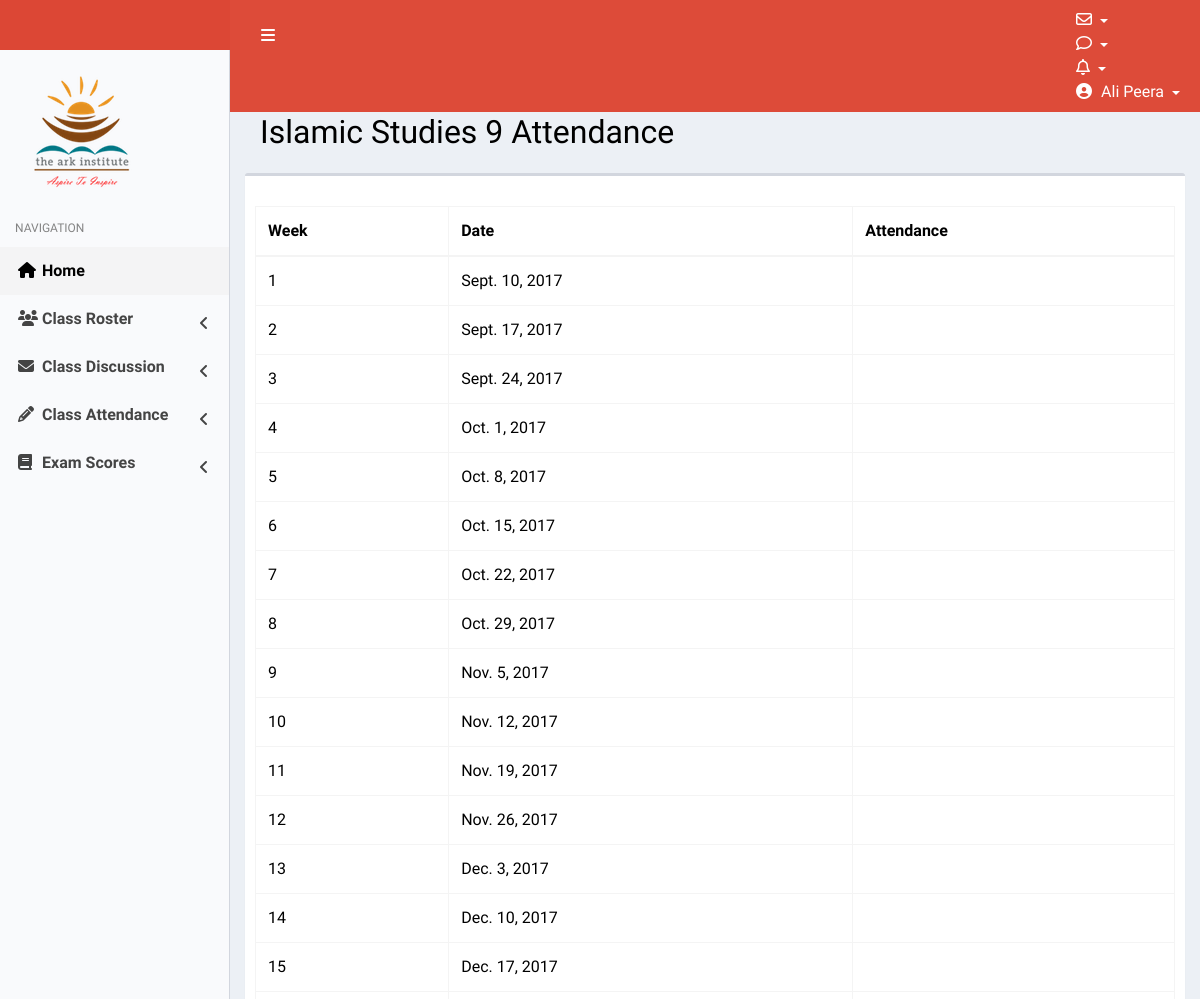
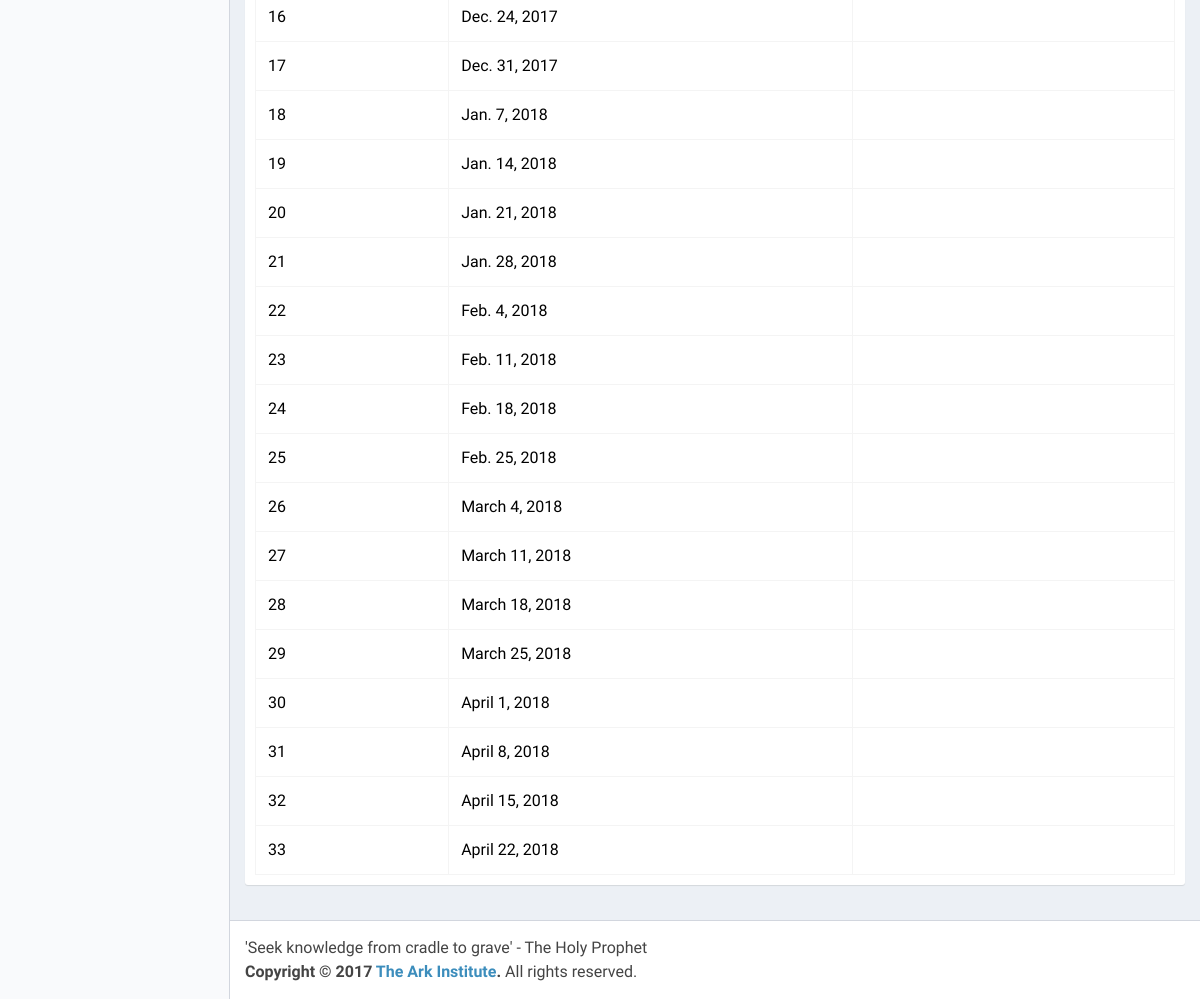
/islamic-studies-class/attendance/ (signed in), run on the app's committed database (2 pictures, top to bottom).
### profiles/models.py (models this page shows, shortened)
class Profile(models.Model):
	Student = 'Student'
	Teacher = 'Teacher'
	ROLE_CHOICES = (
			(Student, 'Student'),
			(Teacher, 'Teacher'),
		)
	Q1 = 1
	Q2 = 2
	Q4 = 4
	Q6 = 6
	Q7 = 7
	Q8 = 8
	Q9 = 9
	Q10 = 10
	Q_CHOICES = (
			(Q1, 'Q1'),
			(Q2, 'Q2'),
			(Q4, 'Q4'),
			(Q6, 'Q6'),
			(Q7, 'Q7'),
			(Q8, 'Q8'),
			(Q9, 'Q9'),
			(Q10, 'Q10'),
		)
	IS1 = 1
	IS2 = 2
	IS3 = 3
	IS4 = 4
	IS5 = 5
	IS6 = 6
	IS7 = 7
	IS8 = 8
	IS9 = 9
	IS10 = 10
	IS_CHOICES = (
			(IS1, 'IS1'),
			(IS2, 'IS2'),
			(IS3, 'IS3'),
			(IS4, 'IS4'),
			(IS5, 'IS5'),
			(IS6, 'IS6'),
			(IS7, 'IS7'),
			(IS8, 'IS8'),
			(IS9, 'IS9'),
			(IS10, 'IS10'),
		)
	user = models.OneToOneField(User, on_delete=models.CASCADE)
	parent_email = models.EmailField(null=True,blank=True)
	role = models.CharField(choices=ROLE_CHOICES, max_length=20, null=True, blank=True)
	quran_class = models.PositiveSmallIntegerField(choices=Q_CHOICES, null=True, blank=True)
	islamic_studies_class = models.PositiveSmallIntegerField(choices=IS_CHOICES, null=True, blank=True)
	unread_quran_posts = models.ManyToManyField('profiles.QuranPost', related_name='unread_quran_posts', blank=True)
	unread_quran_comments = models.ManyToManyField('profiles.QuranComment', related_name='unread_quran_comments', blank=True)
	unread_islamic_studies_posts = models.ManyToManyField('profiles.IslamicStudiesPost', related_name='unread_islamic_studies_posts', blank=True)
	unread_islamic_studies_comments = models.ManyToManyField('profiles.IslamicStudiesComment', related_name='unread_islamic_studies_comments', blank=True)
	unseen_quran_exams = models.ManyToManyField('profiles.QuranExam', related_name='unseen_quran_exams', blank=True)
	unseen_islamic_studies_exams = models.ManyToManyField('profiles.IslamicStudiesExam', related_name='unseen_islamic_studies_exams', blank=True)
	unseen_quran_attendance = models.ManyToManyField('profiles.QuranAttendance', related_name='unseen_quran_attendance', blank=True)
	unseen_islamic_studies_attendance = models.ManyToManyField('profiles.IslamicStudiesAttendance', related_name='unseen_islamic_studies_attendance', blank=True)
	activation_email_sent = models.BooleanField(default=False)
	original_population = models.BooleanField(default=False)
	updated_google_sheets = models.BooleanField(default=False)

class IslamicStudiesAttendance(models.Model):
	week = models.ForeignKey(SchoolWeek,related_name='islamic_studies_attendances')
	IS1 = 1
	IS2 = 2
	IS3 = 3
	IS4 = 4
	IS5 = 5
	IS6 = 6
	IS7 = 7
	IS8 = 8
	IS9 = 9
	IS10 = 10
	IS_CHOICES = (
			(IS1, 'IS1'),
			(IS2, 'IS2'),
			(IS3, 'IS3'),
			(IS4, 'IS4'),
			(IS5, 'IS5'),
			(IS6, 'IS6'),
			(IS7, 'IS7'),
			(IS8, 'IS8'),
			(IS9, 'IS9'),
			(IS10, 'IS10'),
		)
	class_level = models.PositiveSmallIntegerField(choices=IS_CHOICES,null=True,blank=True)
	student = models.ForeignKey(User, limit_choices_to={'profile__role':'Student'},related_name='islamic_studies_attendance')
	Present = 'Present'
	Absent = 'Absent'
	Tardy = 'Tardy'
	NA = 'N/A'
	Attendance_choices = (
			(Present, 'Present'),
			(Absent, 'Absent'),
			(Tardy, 'Tardy'),
			(NA, 'N/A')
		)
	attendance = models.CharField(choices=Attendance_choices, max_length=10)
	posted_date = models.DateTimeField(default=timezone.now)
	class Meta:
		unique_together = ('student','week')

class SchoolWeek(models.Model):
	week_number = models.PositiveSmallIntegerField()
	date = models.DateField()
	class Meta:
		unique_together = ('week_number','date')

### profiles/views.py (the view)
# urls.py: url(r'^islamic-studies-class/attendance/$', IslamicStudiesAttendanceStudentView.as_view(),name='student_islamic_studies_attendance'),
class IslamicStudiesAttendanceStudentView(LoginRequiredMixin, ListView):
	model = IslamicStudiesAttendance
	template_name = 'students/islamic_studies_attendance.html'
	def get_queryset(self):
		for attendance in self.request.user.profile.unseen_islamic_studies_attendance.all():
			self.request.user.profile.unseen_islamic_studies_attendance.remove(attendance)
		return IslamicStudiesAttendance.objects.filter(student=self.request.user)

### templates/students/islamic_studies_attendance.html
{% extends "dashboardbase.html" %}
{% block title %}
<div class="container-fluid">
<div class="text-center">
    <h2>
    Islamic Studies {{user.profile.islamic_studies_class}} Attendance
  </h2>
</div>
</div>
{% endblock  %}
{% block maincontent %}
	  <div class="row">
        <div class="col-xs-12">
          <div class="box">
            <div class="box-header">
            </div>
            <div class="box-body">
              <table id="example2" class="table table-bordered table-hover">
                <thead>
                <tr>
                  <th>Week</th>
                  <th>Date</th>
                  <th>Attendance</th>
                </tr>
                </thead>
                <tbody>
                {% for entry in object_list  %}
                	<tr>
                		<td>{{entry.week.week_number}}</td>
                		<td>{{entry.week.date}}</td>
                	  <td>{{entry.attendance}}</td>
                	</tr>
                {% endfor %}
                </tbody>
              </table>
            </div>
          </div>
        </div>
      </div>
{% endblock  %}

### templates/topnav.html (shortened to what this page needs)
<!DOCTYPE html>
{% load static %}
<html>
<head>
</head>
<body>
    <a href="{% url 'dashboard' %}" class="logo">
     <img src="{% static "logowhite.png" %}">
    </a>
    <nav class="navbar navbar-static-top" role="navigation">
      <a href="#" class="sidebar-toggle" data-toggle="push-menu" role="button">
      </a>
      <div class="navbar-custom-menu">
        <ul class="nav navbar-nav">
          <li class="dropdown messages-menu">
            <a href="#" class="dropdown-toggle" data-toggle="dropdown">
              <i class="fa fa-envelope-o"></i>
            </a>
          </li>
          <li class="dropdown notifications-menu">
            <a href="#" class="dropdown-toggle" data-toggle="dropdown">
              <i class="fa fa-comment-o"></i>
            </a>
          </li>
       <li class="dropdown notifications-menu">
            <a href="#" class="dropdown-toggle" data-toggle="dropdown">
              <i class="fa fa-bell-o"></i>
             </a>
         </li>
          <li class="dropdown user user-menu">
            <a href="#" class="dropdown-toggle" data-toggle="dropdown">
              <i class="fa fa-user-circle"></i>
              <span class="hidden-xs">{{request.user.first_name}} {{request.user.last_name}}</span>
            </a>
          </li>
        </ul>
      </div>
    </nav>
</body>
</html>

### data on the page
IslamicStudiesAttendance: week.week_number "1", week "Sept. 10, 2017"
IslamicStudiesAttendance: week.week_number "2", week "Sept. 17, 2017"
IslamicStudiesAttendance: week.week_number "3", week "Sept. 24, 2017"
IslamicStudiesAttendance: week.week_number "4", week "Oct. 1, 2017"
IslamicStudiesAttendance: week.week_number "5", week "Oct. 8, 2017"
IslamicStudiesAttendance: week.week_number "6", week "Oct. 15, 2017"
IslamicStudiesAttendance: week.week_number "7", week "Oct. 22, 2017"
IslamicStudiesAttendance: week.week_number "8", week "Oct. 29, 2017"
IslamicStudiesAttendance: week.week_number "9", week "Nov. 5, 2017"
IslamicStudiesAttendance: week.week_number "10", week "Nov. 12, 2017"
IslamicStudiesAttendance: week.week_number "11", week "Nov. 19, 2017"
IslamicStudiesAttendance: week.week_number "12", week "Nov. 26, 2017"
IslamicStudiesAttendance: week.week_number "13", week "Dec. 3, 2017"
IslamicStudiesAttendance: week.week_number "14", week "Dec. 10, 2017"
IslamicStudiesAttendance: week.week_number "15", week "Dec. 17, 2017"
IslamicStudiesAttendance: week.week_number "16", week "Dec. 24, 2017"
IslamicStudiesAttendance: week.week_number "17", week "Dec. 31, 2017"
IslamicStudiesAttendance: week.week_number "18", week "Jan. 7, 2018"
IslamicStudiesAttendance: week.week_number "19", week "Jan. 14, 2018"
IslamicStudiesAttendance: week.week_number "20", week "Jan. 21, 2018"
IslamicStudiesAttendance: week.week_number "21", week "Jan. 28, 2018"
IslamicStudiesAttendance: week.week_number "22", week "Feb. 4, 2018"
IslamicStudiesAttendance: week.week_number "23", week "Feb. 11, 2018"
IslamicStudiesAttendance: week.week_number "24", week "Feb. 18, 2018"
IslamicStudiesAttendance: week.week_number "25", week "Feb. 25, 2018"
IslamicStudiesAttendance: week.week_number "26", week "March 4, 2018"
IslamicStudiesAttendance: week.week_number "27", week "March 11, 2018"
IslamicStudiesAttendance: week.week_number "28", week "March 18, 2018"
IslamicStudiesAttendance: week.week_number "29", week "March 25, 2018"
IslamicStudiesAttendance: week.week_number "30", week "April 1, 2018"
IslamicStudiesAttendance: week.week_number "31", week "April 8, 2018"
IslamicStudiesAttendance: week.week_number "32", week "April 15, 2018"
IslamicStudiesAttendance: week.week_number "33", week "April 22, 2018"

### other printed values
{{ request.user.first_name }} "Ali"
{{ request.user.last_name }} "Peera"
{{ user.profile.islamic_studies_class }} "9"
